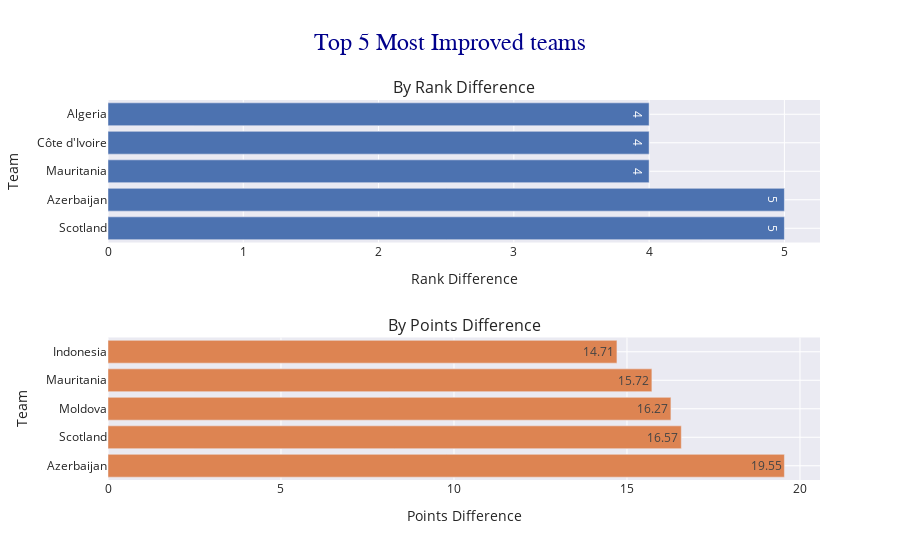

Write notebook code for a chart like this one.
### Markdown cell above
### Most Improved teams

### Code cell
fifa_ranking['rank_difference'] = fifa_ranking['previous_rank'] - fifa_ranking['rank']
fifa_ranking['points_difference'] = fifa_ranking['points'] - fifa_ranking['previous_points']

top_teams_rank = fifa_ranking[fifa_ranking['rank_change']=='Improved'].sort_values('rank_difference', ascending=False).head()
top_teams_points = fifa_ranking[fifa_ranking['rank_change']=='Improved'].sort_values('points_difference', ascending=False).head()

fig = make_subplots(rows=2, cols=1, subplot_titles=(
    'By Rank Difference',
    'By Points Difference'
))

rank = go.Bar(
        x=top_teams_rank['rank_difference'],
        y=top_teams_rank['team'],
        text=top_teams_rank['rank_difference'],
        name='Rank Difference',
        orientation='h'
    )

points = go.Bar(
        x=top_teams_points['points_difference'],
        y=top_teams_points['team'],
        text=np.round(top_teams_points['points_difference'],2),
        name='Points Difference',
        orientation='h'
    )

fig.add_trace(rank, row=1, col=1)
fig.add_trace(points, row=2, col=1)

fig.update_layout(
    title_text='Top 5 Most Improved teams',
    title_x=0.5,
    title_font=dict(size=24, family='Arial, sans-serif', color='darkblue'),
    xaxis_title='Rank Difference',
    yaxis_title='Team',
    xaxis2_title='Points Difference',
    yaxis2_title='Team',
    showlegend=False
)

fig.show()

### Figure 1 — Plotly figure (JSON) as saved in the notebook; plotly's stock layout.template omitted (floating-point values rounded to 4 significant figures)
{"data": [{"name": "Rank Difference", "orientation": "h", "text": [5, 5, 4, 4, 4], "type": "bar", "x": [5, 5, 4, 4, 4], "xaxis": "x", "y": ["Scotland", "Azerbaijan", "Mauritania", "Côte d'Ivoire", "Algeria"], "yaxis": "y"}, {"name": "Points Difference", "orientation": "h", "text": [19.55, 16.57, 16.27, 15.72, 14.71], "type": "bar", "x": [19.55, 16.57, 16.27, 15.72, 14.71], "xaxis": "x2", "y": ["Azerbaijan", "Scotland", "Moldova", "Mauritania", "Indonesia"], "yaxis": "y2"}], "layout": {"annotations": [{"font": {"size": 16}, "showarrow": false, "text": "By Rank Difference", "x": 0.5, "xanchor": "center", "xref": "paper", "y": 1, "yanchor": "bottom", "yref": "paper"}, {"font": {"size": 16}, "showarrow": false, "text": "By Points Difference", "x": 0.5, "xanchor": "center", "xref": "paper", "y": 0.375, "yanchor": "bottom", "yref": "paper"}], "showlegend": false, "title": {"font": {"color": "darkblue", "family": "Arial, sans-serif", "size": 24}, "text": "Top 5 Most Improved teams", "x": 0.5}, "xaxis": {"anchor": "y", "domain": [0, 1], "title": {"text": "Rank Difference"}}, "xaxis2": {"anchor": "y2", "domain": [0, 1], "title": {"text": "Points Difference"}}, "yaxis": {"anchor": "x", "domain": [0.625, 1], "title": {"text": "Team"}}, "yaxis2": {"anchor": "x2", "domain": [0, 0.375], "title": {"text": "Team"}}}}
